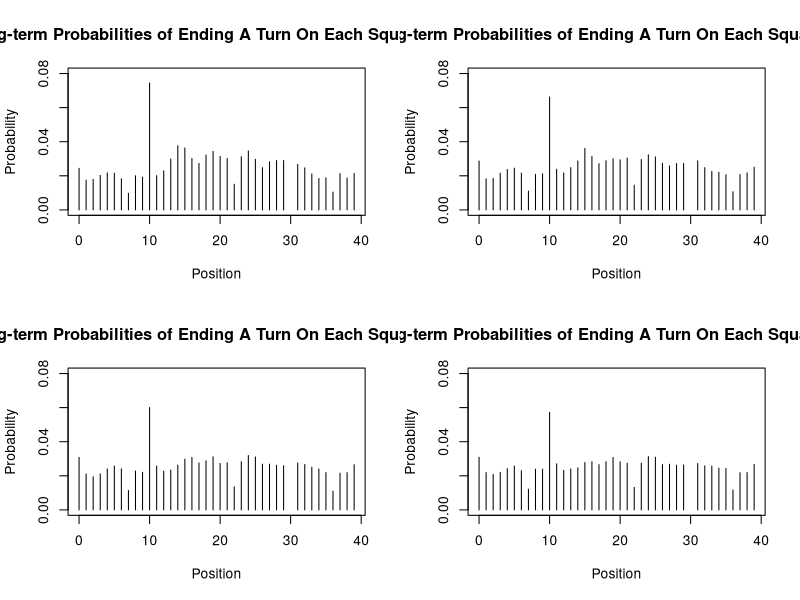

The R source for this figure: (Note: a time limit stopped this script after it produced the figure.)
#
# a function that simulates n turns with a d sided dice
simulate_monopoly=function(n,d){
  chance_pos=sample(0:15,1) #shuffle the CH pile
  CC_pos=sample(0:15,1) # shuffle the CC pile
  position=0 # set the default
  doubles=0 # set the default
  save_pos=numeric(n+1) # set the default
  for (i in 1:n){   # loop for n turns
    dice1=sample(1:d,1) # throw the dice1
    dice2=sample(1:d,1) # throw the dice2
    if (dice1==dice2){    # count the doubles
      doubles=doubles+1
    }else{
      doubles=0
    }
    if (doubles>2){ # if doubles >2, then go to jail
      position=10
      doubles=0
    }else {
      position=(dice1+dice2+position)%%40 # get the position

      if (position==2|position==17|position==33){  # landing on CC and picking a card
        CC=c(0,10)
        CC_pos=(CC_pos)%%16+1
        if (CC_pos<2){
          position=CC[CC_pos]
        }
      }
      if (position==7|position==22|position==36){ # landing on CH and picking a card
        chance=c(0,10,11,24,39,5)
        chance_pos=(chance_pos)%%16+1
        if (chance_pos<6){
          position=chance[chance_pos]
        }
        if (chance_pos==6|chance_pos==7){
          if (position==7){
            position=15
          }
          if (position==22){
            position=25
          }
          if (position==36){
            position=5
          }
        }
        if (chance_pos==8){
          if (position==12){
            position=28
          }
          if (position==28){
            position=12
          }
        }
        if (chance_pos==9){
          position=position-3
        }
        
      }
      if (position==30){ # landing on G2J and go to jail
        position=10
      }
      
    }
    save_pos[i+1]=position # save the current position
  }
  save_pos
}

table(simulate_monopoly(1000,6))
a=as.data.frame(prop.table(table(simulate_monopoly(1000,6))))
a
sum(a$Freq)

#

# esimate the long-term probabilities of ending a turn on each square
estimate_monopoly=function(pos){
  df=as.data.frame(prop.table(table(pos)))
  df$pos=as.numeric(as.character(df$pos))
  df
}

# the long-term probabilities of ending a turn on each square for different sided dices
prob_3side=estimate_monopoly(simulate_monopoly(100000,3)) 
prob_4side=estimate_monopoly(simulate_monopoly(100000,4))
prob_4side[order(-prob_4side$Freq),] # order the long-term probabilities of 4 sided dice
prob_5side=estimate_monopoly(simulate_monopoly(100000,5))
prob_6side=estimate_monopoly(simulate_monopoly(100000,6))
prob_6side[order(-prob_6side$Freq),] # order the long-term probabilities of 6 sided dice

# plot the long-term probabilities
par(mfrow=c(2,2))
plot(prob_3side$pos,prob_3side$Freq,type="h",main="The Long-term Probabilities of Ending A Turn On Each Square (3 Sided)",xlab="Position",ylab="Probability",ylim=c(0,0.08))
plot(prob_4side$pos,prob_4side$Freq,type="h",main="The Long-term Probabilities of Ending A Turn On Each Square (4 Sided)",xlab="Position",ylab="Probability",ylim=c(0,0.08))
plot(prob_5side$pos,prob_5side$Freq,type="h",main="The Long-term Probabilities of Ending A Turn On Each Square (5 Sided)",xlab="Position",ylab="Probability",ylim=c(0,0.08))
plot(prob_6side$pos,prob_6side$Freq,type="h",main="The Long-term Probabilities of Ending A Turn On Each Square (6 Sided)",xlab="Position",ylab="Probability",ylim=c(0,0.08))



#

prob_jail=numeric(1000) # create an empty vector of length = 1000

start_time <- Sys.time() # start recoding time

# estimate the long-term probability
for (i in 1:1000){
  ddf=estimate_monopoly(simulate_monopoly(10000,6))
  prob_jail[i]=ddf$Freq[ddf$pos==10]
}

end_time <- Sys.time()

end_time - start_time # calculate the duration

# a function that calculates se
se=function(x){
  sqrt(var(x)/length(x))
}

se_jail=se(prob_jail)

# Alternative method for comapring time with Q4
prob_jail_test=numeric(1000)
start_time_test <- Sys.time() # start recording time
for (i in 1:1000){
  prob_test = simulate_monopoly(10000,6)
  prob_jail_test[i] = (table(prob_test)/10000)[11]
}

end_time_test <- Sys.time()

end_time_test - start_time_test # duration

#

b=1000
prob_jail_boot=numeric(1000)
sample1=simulate_monopoly(10000,6)

start_time_2 <- Sys.time()

# bootstrapping the sample
for(i in 1:b){
  sample_boot = sample(sample1,replace=TRUE)
  prob_jail_boot[i] = (table(sample_boot)/length(sample_boot))[11]
}

end_time_2 <- Sys.time()

end_time_2 - start_time_2 # duration

prob_jail_boot
se(prob_jail_boot)

#
# se for 3 sided
prob_jail_3=estimate_monopoly(simulate_monopoly(10000,3))
for (i in 2:1001){
  ddf_3=estimate_monopoly(simulate_monopoly(10000,3))
  prob_jail_3[i]=ddf_3$Freq
}
prob_jail_3$se=apply(prob_jail_3[-1],1,se)
plot(prob_jail_3$pos,prob_jail_3$se,type="h")

# se for 4 sided
prob_jail_4=estimate_monopoly(simulate_monopoly(10000,4))
for (i in 2:1001){
  ddf_4=estimate_monopoly(simulate_monopoly(10000,4))
  prob_jail_4[i]=ddf_4$Freq
}
prob_jail_4$se=apply(prob_jail_4[-1],1,se)


# se for 5 sided
prob_jail_5=estimate_monopoly(simulate_monopoly(10000,5))
for (i in 2:1001){
  ddf_5=estimate_monopoly(simulate_monopoly(10000,5))
  prob_jail_5[i]=ddf_5$Freq
}

prob_jail_5$se=apply(prob_jail_5[-1],1,se)

# se for 6 sided
prob_jail_6=estimate_monopoly(simulate_monopoly(10000,6))
for (i in 2:1001){
  ddf_6=estimate_monopoly(simulate_monopoly(10000,6))
  prob_jail_6[i]=ddf_6$Freq
}

prob_jail_6$se=apply(prob_jail_6[-1],1,se)

# merge the ses'
prob_jail_3456=prob_3side
names(prob_jail_3456)[2]="se3"
prob_jail_3456$se3=prob_jail_3$se
prob_jail_3456$se4=prob_jail_4$se
prob_jail_3456$se5=prob_jail_5$se
prob_jail_3456$se6=prob_jail_6$se

# display the se values
plot(prob_jail_3456$pos,prob_jail_3456$se3,type="h",main="The Standard Error (3 Sided)",xlab="Position",ylab="Standard Error",ylim=c(0,1e-04))
plot(prob_jail_3456$pos,prob_jail_3456$se4,type="h",main="The Standard Error (4 Sided)",xlab="Position",ylab="Standard Error",ylim=c(0,1e-04))
plot(prob_jail_3456$pos,prob_jail_3456$se5,type="h",main="The Standard Error (5 Sided)",xlab="Position",ylab="Standard Error",ylim=c(0,1e-04))
plot(prob_jail_3456$pos,prob_jail_3456$se6,type="h",main="The Standard Error (6 Sided)",xlab="Position",ylab="Standard Error",ylim=c(0,1e-04))

#

# the se when n=50
prob_jail_10=numeric(50)
for (i in 1:1000){
  ddf_10=estimate_monopoly(simulate_monopoly(10,6))
  prob_jail_10[i]=ddf_10$Freq[ddf_10$pos==10]
}

se_jail_10=se(prob_jail_10)

# the se when n=100
prob_jail_100=numeric(100)
for (i in 1:1000){
  ddf_100=estimate_monopoly(simulate_monopoly(100,6))
  prob_jail_100[i]=ddf_100$Freq[ddf_100$pos==10]
}

se_jail_100=se(prob_jail_100)

#the se when n=1000
prob_jail_1000=numeric(1000)
for (i in 1:1000){
  ddf_1000=estimate_monopoly(simulate_monopoly(1000,6))
  prob_jail_1000[i]=ddf_1000$Freq[ddf_1000$pos==10]
}

se_jail_1000=se(prob_jail_1000)

# display the trend graphically
my_se_n=c(se_jail_10,se_jail_100,se_jail_1000,se_jail)
names(my_se_n)=c("50","100","1000","10000")
barplot(my_se_n,main="The Standard Errors For the Long-term Probability Estimates as n Increases",xlab="n",ylab="Standard Error",ylim=c(0,0.002))




 
